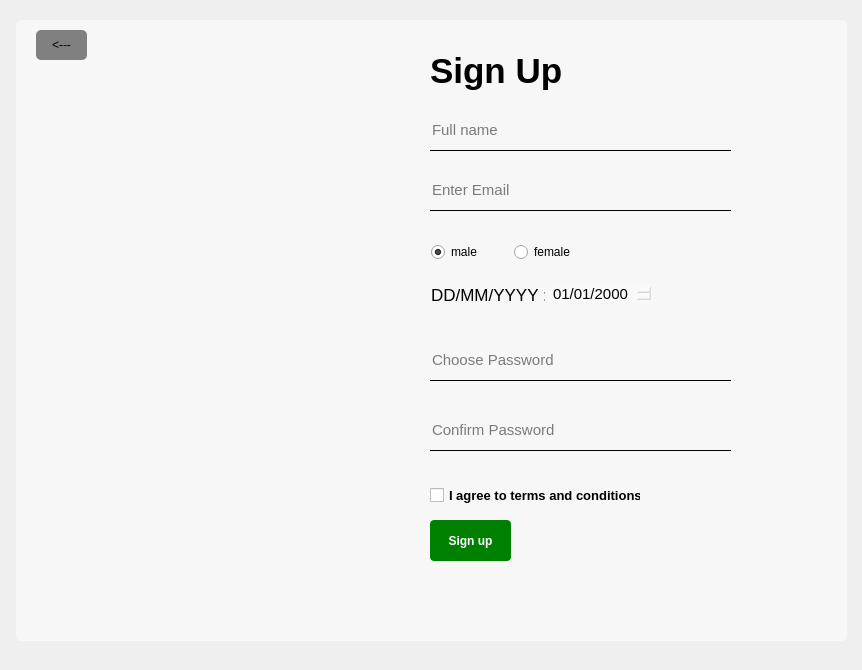
<?xml version="1.0" encoding="UTF-8"?>
<ui version="4.0">
 <class>Registration</class>
 <widget class="QMainWindow" name="Registration">
  <property name="enabled">
   <bool>true</bool>
  </property>
  <property name="geometry">
   <rect>
    <x>0</x>
    <y>0</y>
    <width>862</width>
    <height>670</height>
   </rect>
  </property>
  <property name="windowTitle">
   <string>MainWindow</string>
  </property>
  <property name="styleSheet">
   <string notr="true">background-image: url(&quot;:/resources/img/bg-home.jpg&quot;);</string>
  </property>
  <widget class="QWidget" name="centralwidget">
   <widget class="QLabel" name="label_pic">
    <property name="geometry">
     <rect>
      <x>40</x>
      <y>60</y>
      <width>381</width>
      <height>531</height>
     </rect>
    </property>
    <property name="styleSheet">
     <string notr="true">background:none;</string>
    </property>
    <property name="frameShadow">
     <enum>QFrame::Sunken</enum>
    </property>
    <property name="text">
     <string/>
    </property>
   </widget>
   <widget class="QLabel" name="label">
    <property name="geometry">
     <rect>
      <x>430</x>
      <y>50</y>
      <width>131</width>
      <height>41</height>
     </rect>
    </property>
    <property name="styleSheet">
     <string notr="true">	font-size: 35px;
	font-weight: 1400;
background:none;</string>
    </property>
    <property name="text">
     <string>Sign Up</string>
    </property>
   </widget>
   <widget class="QLineEdit" name="user_name">
    <property name="geometry">
     <rect>
      <x>430</x>
      <y>110</y>
      <width>301</width>
      <height>41</height>
     </rect>
    </property>
    <property name="styleSheet">
     <string notr="true">	background: transparent;
	border: none;
	border-bottom: 1px solid black;
	font-size: 15px;</string>
    </property>
    <property name="placeholderText">
     <string>Full name</string>
    </property>
   </widget>
   <widget class="QLineEdit" name="user_email">
    <property name="geometry">
     <rect>
      <x>430</x>
      <y>170</y>
      <width>301</width>
      <height>41</height>
     </rect>
    </property>
    <property name="styleSheet">
     <string notr="true">	background: transparent;
	border: none;
	border-bottom: 1px solid black;
	font-size: 15px;</string>
    </property>
    <property name="placeholderText">
     <string>Enter Email</string>
    </property>
   </widget>
   <widget class="QLineEdit" name="user_password">
    <property name="geometry">
     <rect>
      <x>430</x>
      <y>340</y>
      <width>301</width>
      <height>41</height>
     </rect>
    </property>
    <property name="styleSheet">
     <string notr="true">	background: transparent;
	border: none;
	border-bottom: 1px solid black;
	font-size: 15px;</string>
    </property>
    <property name="echoMode">
     <enum>QLineEdit::Password</enum>
    </property>
    <property name="placeholderText">
     <string>Choose Password</string>
    </property>
   </widget>
   <widget class="QLineEdit" name="user_password2">
    <property name="geometry">
     <rect>
      <x>430</x>
      <y>410</y>
      <width>301</width>
      <height>41</height>
     </rect>
    </property>
    <property name="styleSheet">
     <string notr="true">	background: transparent;
	border: none;
	border-bottom: 1px solid black;
	font-size: 15px;</string>
    </property>
    <property name="echoMode">
     <enum>QLineEdit::Password</enum>
    </property>
    <property name="placeholderText">
     <string>Confirm Password</string>
    </property>
   </widget>
   <widget class="QCheckBox" name="checkBox">
    <property name="geometry">
     <rect>
      <x>430</x>
      <y>480</y>
      <width>211</width>
      <height>31</height>
     </rect>
    </property>
    <property name="styleSheet">
     <string notr="true">	font-size: 13px;
	font-weight: 500;
background:none;</string>
    </property>
    <property name="text">
     <string>I agree to terms and conditions</string>
    </property>
   </widget>
   <widget class="QPushButton" name="pushButton">
    <property name="enabled">
     <bool>true</bool>
    </property>
    <property name="geometry">
     <rect>
      <x>430</x>
      <y>520</y>
      <width>81</width>
      <height>41</height>
     </rect>
    </property>
    <property name="styleSheet">
     <string notr="true">	color: white;
	font-weight: 700;
	border-radius: 4px;
	background: green;</string>
    </property>
    <property name="text">
     <string>Sign up</string>
    </property>
   </widget>
   <widget class="QLabel" name="warning">
    <property name="geometry">
     <rect>
      <x>430</x>
      <y>580</y>
      <width>381</width>
      <height>16</height>
     </rect>
    </property>
    <property name="styleSheet">
     <string notr="true">font-size: 14px;
color: red;
background: none;</string>
    </property>
    <property name="text">
     <string/>
    </property>
   </widget>
   <widget class="QFrame" name="frame">
    <property name="geometry">
     <rect>
      <x>16</x>
      <y>20</y>
      <width>831</width>
      <height>621</height>
     </rect>
    </property>
    <property name="styleSheet">
     <string notr="true">
	background: rgba(255,255, 255,0.5);
	border-radius: 5;
</string>
    </property>
    <property name="frameShape">
     <enum>QFrame::StyledPanel</enum>
    </property>
    <property name="frameShadow">
     <enum>QFrame::Raised</enum>
    </property>
    <widget class="QPushButton" name="back">
     <property name="geometry">
      <rect>
       <x>20</x>
       <y>10</y>
       <width>51</width>
       <height>30</height>
      </rect>
     </property>
     <property name="styleSheet">
      <string notr="true">background:grey;</string>
     </property>
     <property name="text">
      <string>&lt;---</string>
     </property>
    </widget>
   </widget>
   <widget class="QRadioButton" name="male">
    <property name="enabled">
     <bool>true</bool>
    </property>
    <property name="geometry">
     <rect>
      <x>431</x>
      <y>241</y>
      <width>54</width>
      <height>22</height>
     </rect>
    </property>
    <property name="styleSheet">
     <string notr="true">background:none;</string>
    </property>
    <property name="text">
     <string>male</string>
    </property>
    <property name="checked">
     <bool>true</bool>
    </property>
   </widget>
   <widget class="QRadioButton" name="female">
    <property name="geometry">
     <rect>
      <x>514</x>
      <y>241</y>
      <width>67</width>
      <height>22</height>
     </rect>
    </property>
    <property name="styleSheet">
     <string notr="true">background:none;</string>
    </property>
    <property name="text">
     <string>female</string>
    </property>
   </widget>
   <widget class="QDateEdit" name="dateEdit">
    <property name="geometry">
     <rect>
      <x>551</x>
      <y>284</y>
      <width>101</width>
      <height>19</height>
     </rect>
    </property>
    <property name="styleSheet">
     <string notr="true">
font-size: 15px;

	background: rgba(255,255, 255,0.2);
	border-radius: 5;

</string>
    </property>
    <property name="displayFormat">
     <string>dd/MM/yyyy</string>
    </property>
   </widget>
   <widget class="QLabel" name="label_2">
    <property name="geometry">
     <rect>
      <x>431</x>
      <y>285</y>
      <width>114</width>
      <height>20</height>
     </rect>
    </property>
    <property name="styleSheet">
     <string notr="true">font-size: 17px;
font-weight:200;
background:none;
</string>
    </property>
    <property name="text">
     <string>DD/MM/YYYY :</string>
    </property>
   </widget>
   <zorder>frame</zorder>
   <zorder>label</zorder>
   <zorder>user_name</zorder>
   <zorder>user_email</zorder>
   <zorder>user_password</zorder>
   <zorder>pushButton</zorder>
   <zorder>warning</zorder>
   <zorder>female</zorder>
   <zorder>checkBox</zorder>
   <zorder>dateEdit</zorder>
   <zorder>male</zorder>
   <zorder>label_pic</zorder>
   <zorder>label_2</zorder>
   <zorder>user_password2</zorder>
  </widget>
 </widget>
 <resources/>
 <connections/>
</ui>
